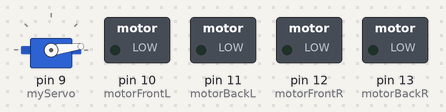
A sketch run on a simulated Arduino Uno, built with avr-gcc and run on an emulated ATmega328P. Shown: servo, switched loads named in the sketch (green lamp = pin HIGH).

Above: at 0.05 s.
At 0.5 s:
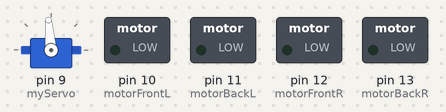
At 1.25 s:
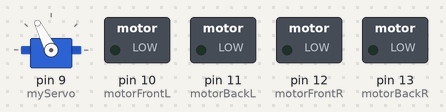
At 2.45 s:
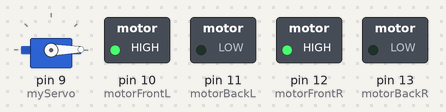
At 4.9 s:
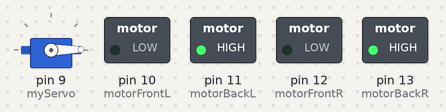
At 9.8 s:
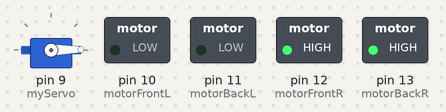
Timing chart, 0 to 12.8 s (numbered marks = the images above):
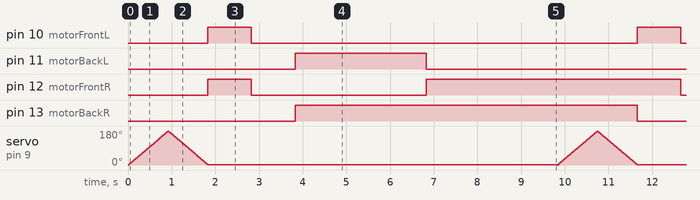

Measured:
- by itself, pin 10 (motorFrontL): alternates HIGH for 1.0 s and LOW for 8.8 s
- by itself, pin 11 (motorBackL): alternates HIGH for 3.0 s and LOW for 6.8 s
- by itself, pin 12 (motorFrontR): repeats every 9.8 s: LOW 4.0 s, HIGH 5.8 s
- by itself, pin 13 (motorBackR): alternates HIGH for 7.8 s and LOW for 2.0 s

The sketch:

proiectPartial.ino
```cpp
#include <Servo.h>
Servo myServo;

//L298N
int motorBackR = 13;
int motorFrontR = 12;
int motorBackL = 11;
int motorFrontL = 10;

int forward = 0;
int back = 0;
int left = 0;
int right = 0;

void setup() {
  // put your setup code here, to run once:
  myServo.attach(9);


 //motoare
  pinMode(motorFrontR, OUTPUT);
  pinMode(motorFrontL, OUTPUT);
  pinMode(motorBackL, OUTPUT);
  pinMode(motorBackR, OUTPUT);

  digitalWrite(motorBackR, LOW);
  digitalWrite(motorFrontR, LOW);
  digitalWrite(motorBackL, LOW);
  digitalWrite(motorFrontL, LOW);


}

void loop() {
  // put your main code here, to run repeatedly:
  for(int i = 0; i<180; i++){
      myServo.write(i);
      delay(5);
  }
    for(int i = 180; i>0; i--){
      myServo.write(i);
      delay(5);
  }
 wheelsForward();
 delay(1000);
 stopWheels();
 delay(1000);
 wheelsBackward();
  delay(3000);
 turnLeft();
 delay(3000);
}

void stopWheels(){

  digitalWrite(motorBackR, LOW);
  digitalWrite(motorFrontR, LOW);
  digitalWrite(motorBackL, LOW);
  digitalWrite(motorFrontL, LOW);

}

void wheelsForward(){

 if (forward == 0) {
    forward = 1;
    digitalWrite(motorBackR, LOW);
    digitalWrite(motorFrontR, HIGH);
    digitalWrite(motorBackL, LOW);
    digitalWrite(motorFrontL, HIGH);
 }
}

void wheelsBackward(){

    forward = 0;
    digitalWrite(motorBackR, HIGH);
    digitalWrite(motorFrontR, LOW);
    digitalWrite(motorBackL, HIGH);
    digitalWrite(motorFrontL, LOW);
  }


void turnLeft(){

  digitalWrite(motorBackR, HIGH);
  digitalWrite(motorFrontR, HIGH);
  digitalWrite(motorBackL, LOW);
  digitalWrite(motorFrontL, LOW);
}

void turnRight(){

  digitalWrite(motorBackR, LOW);
  digitalWrite(motorFrontR, LOW);
  digitalWrite(motorBackL, LOW);
  digitalWrite(motorFrontL, HIGH);
}
```
